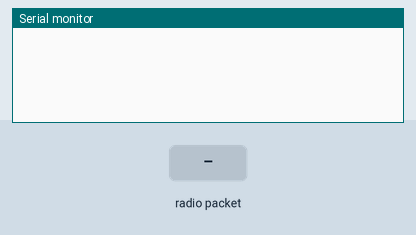
Bench run of a sketch on a simulated ESP32. Parts: the last lines printed to the serial monitor. Inputs (shaded band) come from the test bench.

Above: at 1.2 s.
1.3 s: radio packet "1" arrives
At 1.8 s:
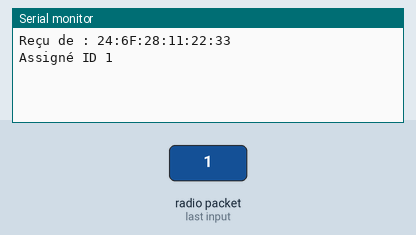
2.8 s: radio packet "0" arrives
At 4.0 s:
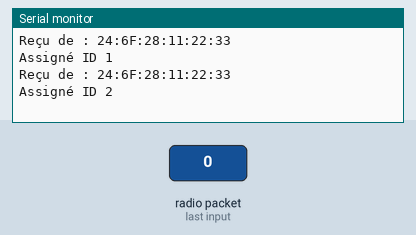
4.3 s: radio packet "2" arrives
At 5.3 s:
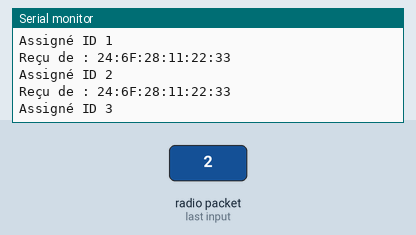

Measured:
- after the input at 1.3 s, the serial monitor: prints a new line after 0.05 s (image 1)
- after the input at 2.8 s, the serial monitor: prints a new line after 0.05 s (image 2)
- after the input at 4.3 s, the serial monitor: prints a new line after 0.05 s (image 3)

The sketch:

master_give_ID.ino
```cpp
#include <WiFi.h>
#include <esp_now.h>

typedef struct struct_message {
  uint8_t id;
} struct_message;

struct_message myData;

uint8_t registeredPeers[5][6];  // MACs des esclaves
uint8_t currentID = 1;

void OnDataRecv(const esp_now_recv_info_t *recv_info, const uint8_t *incomingData, int len) {
  const uint8_t *mac = recv_info->src_addr;

  Serial.print("Reçu de : ");
  for (int i = 0; i < 6; i++) {
    Serial.printf("%02X", mac[i]);
    if (i < 5) Serial.print(":");
  }
  Serial.println();

  if (currentID <= 5) {
    myData.id = currentID;
    esp_now_send(mac, (uint8_t *)&myData, sizeof(myData));
    Serial.printf("Assigné ID %d\n", currentID);
    currentID++;
  } else {
    Serial.println("Nombre maximum d'esclaves atteint");
  }
}


void setup() {
  Serial.begin(115200);
  WiFi.mode(WIFI_STA);
  WiFi.disconnect();

  if (esp_now_init() != ESP_OK) {
    Serial.println("Erreur ESP-NOW");
    return;
  }

  esp_now_register_recv_cb(OnDataRecv);
}

void loop() {
  // Rien ici, tout est géré via la réception
}
```
